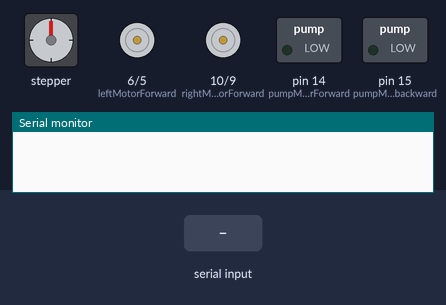
Recording of a sketch running on a simulated Arduino Uno, built with avr-gcc and run on an emulated ATmega328P. Shown: stepper motor, motor-driver pin pairs drawn as motors (green arrow = first pin HIGH = forward, orange = second pin HIGH = backward, longer = more drive), switched loads named in the sketch (green lamp = pin HIGH), the last lines printed to the serial monitor. Wiring (inferred from the names in the program): stepper motor driver (200 steps per turn assumed): step pin 3; direction pin 4. The inputs (shaded band) are chosen by the test bench. Pins used as bus, display or sensor lines are not drawn.

Above: at 1.2 s.
1.3 s: "WP05\n" received over Serial
At 2.9 s:
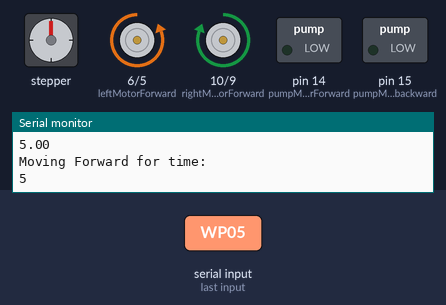
Timing chart, 0 to 12.1 s (numbered marks = the images above; inputs shaded):
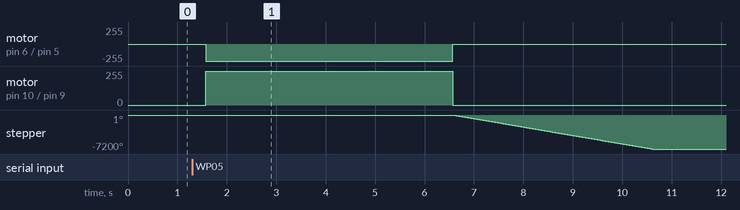

Measured:
- after the input at 1.3 s, motor on pin 6 (leftMotorForward) / pin 5 (leftMotorBackward): stopped → backward 255/255 after 0.27 s, → stopped 5.0 s later; motor on pin 10 (rightMotorForward) / pin 9 (rightMotorBackward): stopped → forward 255/255 after 0.27 s, → stopped 5.0 s later; stepper: turns 7200° counter-clockwise in 4.0 s, starting after 5.3 s

The sketch:

draft2.ino
```cpp
//pins used ArdMega: 3, 4, 5, 6, 9, 10, 11, 14, 15
// defines GPIO pins numbers
const int YstepPin = 3, YdirPin = 4;
const int ZstepPin = 1, ZdirPin = 2;
int en=11;
int pumpMotorForward = 14;
int pumpMotorbackward = 15;
  //int enA=12;// Enable A
  //int enB=13;// Enable B
  int leftMotorForward = 6;   //IN3
  int rightMotorForward = 10; //IN1
  int leftMotorBackward = 5;  //IN4
  int rightMotorBackward = 9; //IN2

int XUnit= 1000; //assuming one second time taken to move by 1 grid length
int YUnit = 1000;
int ZUnit = 1000;
int pumpTime;
String ArdInput;
String s, prevLocation, newLocation;
double newX, newY, newZ, prevX, prevY, prevZ, moveXby, moveYby; //all coordinates are units of grid lengths
char mode;
char func;

void setup() {
  Serial.begin(9600);
  //pinMode(13,OUTPUT);
  // Sets the two pins as Outputs
  pinMode(YstepPin,OUTPUT);
  pinMode(YdirPin,OUTPUT);
  //pinMode(enA, OUTPUT);
  //pinMode(enB, OUTPUT);
  pinMode(leftMotorForward, OUTPUT);
  pinMode(rightMotorForward, OUTPUT);
  pinMode(leftMotorBackward, OUTPUT);
  pinMode(rightMotorBackward, OUTPUT);

  pinMode(pumpMotorForward, OUTPUT);
  pinMode(pumpMotorbackward, OUTPUT);

}//end of setup()

void loop() {

  String ArdInput = "ID00X00Y00Z00Q00"; //ideal state in format <state><function>00X00Y00Z00
  //Idle / Move - Hydrate Weed Seed
  String prevLocation="X00Y00Z00Q00"; //hardcoded to Home


  if(Serial.available()==1)
  {

    //ArdInput = Serial.readStringUntil('\n');
    //ArdInput = ""
    ArdInput = "MV00X05Y04Z04Q23"; //command to (M)ove
    //ArdInput = "WP05"//command to pump water
    Serial.print("Message Recieved: ");
    Serial.println(ArdInput);
    char Mode = ArdInput.charAt(0);
    //char Operation = ArdInput.charAt(1);
    Serial.println(Mode); //use if to direct to functions M- move first, then P - Pump
    //Serial.println(Operation);

    if(Mode == 'M')//&& prevLocation != newLocation
    {
      Serial.println("old location:");
      Serial.println(prevLocation);
      Serial.println("mode selected, new location:");
      newLocation = ArdInput.substring(4,16); // formatX00Y00Z00Q00
      Serial.println(newLocation);

      String newXS = newLocation.substring(1,3);      newX =newXS.toDouble();
      String prevXS = prevLocation.substring(1,3);      prevX =prevXS.toDouble();
      Serial.println("moved X by:");
      Serial.println(newX-prevX);
      moveXby = newX - prevX;
      xaxis(moveXby);

      String newYS = newLocation.substring(4,6);      newY =newYS.toDouble();
      String prevYS = prevLocation.substring(4,6);      prevY =prevYS.toDouble();
      Serial.println("moved Y by:");
      Serial.println(newY-prevY);
      moveYby = newY - prevY;
      yaxis(moveYby);
      //move from prevLocation to newLocation using functions
      //prevLocation = newLocation;

      Serial.println("arddone"); // notifies the RPi that arduino command is done
    }

    if(Mode == 'W')
    {
      String pumpS = ArdInput.substring(2,4);
      int pumpT = pumpS.toDouble();
      pump(pumpT);
    }
  }
  // put your main code here, to run repeatedly:

  }


void xaxis(int XT)
{
  delay(200);//200ms buffer remove later
  if(XT>0)
  {
  //delay();
  Serial.println("Moving Forward for time:");
  Serial.println(XT*XUnit/1000);
  digitalWrite(rightMotorForward, HIGH);
  digitalWrite(rightMotorBackward,LOW);
  //analogWrite(enA, 235);

  digitalWrite(leftMotorForward,LOW);
  digitalWrite(leftMotorBackward,HIGH);
  //analogWrite(enB, 225);
  delay(XT*XUnit);
  digitalWrite(rightMotorForward,LOW);
  digitalWrite(rightMotorBackward,LOW);
  digitalWrite(leftMotorForward,LOW);
  digitalWrite(leftMotorBackward,LOW);

  }


 if(XT<0)
  {
  Serial.println("Moving Backward");
  digitalWrite(rightMotorForward,LOW);
  digitalWrite(rightMotorBackward,HIGH);
  digitalWrite(leftMotorForward,HIGH);
  digitalWrite(leftMotorBackward,LOW);
  delay(abs(XT)*XUnit);

  digitalWrite(rightMotorForward,LOW);
  digitalWrite(rightMotorBackward,LOW);
  digitalWrite(leftMotorForward,LOW);
  digitalWrite(leftMotorBackward,LOW);
  }
 // delay(50000);
  //yaxis();
  //delay(2000);
 // pump();


}//end of x-axis function()

void yaxis(int YT)
{
   if (YT>0)
   {
      int YTN = YT*YUnit;
      digitalWrite(YdirPin,LOW); //Clockwise Direction
      Serial.println("Moving Y axis ");
      for(int x = 0; x < YTN ; x++)
        {
        digitalWrite(YstepPin,HIGH);
        delayMicroseconds(500);
        digitalWrite(YstepPin,LOW);
        delayMicroseconds(500);
        }
   }
   else if (YT<0)
   {
      int YTN = abs(YT*YUnit);
      digitalWrite(YdirPin,HIGH); //Anti-Clockwise Direction
       for(int x = 0; x <YT; x++)
       {
         digitalWrite(YstepPin,HIGH);
         delayMicroseconds(500);
         digitalWrite(YstepPin,LOW);
         delayMicroseconds(500);
        }
    }
}//end of y-axis


void zaxis(int ZT)
{
   if (ZT>0)
   {
      int ZTN = ZT*ZUnit;
      digitalWrite(ZdirPin,LOW); //Clockwise Direction
      Serial.println("Moving Y axis ");
      for(int z = 0; z < ZTN ; z++)
        {
        digitalWrite(ZstepPin,HIGH);
        delayMicroseconds(500);
        digitalWrite(ZstepPin,LOW);
        delayMicroseconds(500);
        }
   }
   else if (ZT<0)
   {
      int ZTN = abs(ZT*ZUnit);
      digitalWrite(ZdirPin,HIGH); //Anti-Clockwise Direction
       for(int z = 0; z <ZT; z++)
       {
         digitalWrite(ZstepPin,HIGH);
         delayMicroseconds(500);
         digitalWrite(ZstepPin,LOW);
         delayMicroseconds(500);
        }
    }
}//end of z-axis

void pump(int pumpTime)
{
  Serial.println("Pumping water for (s):");
  Serial.println(pumpTime);
  digitalWrite(en,HIGH);
  digitalWrite(pumpMotorForward,HIGH);
  digitalWrite(pumpMotorbackward,LOW);
  delay(pumpTime*1000);

  digitalWrite(pumpMotorForward,LOW);//stop pumping
  digitalWrite(pumpMotorbackward,LOW);
  delay(1000);
  //digitalWrite(en,LOW);
}//end of pump() function
```
